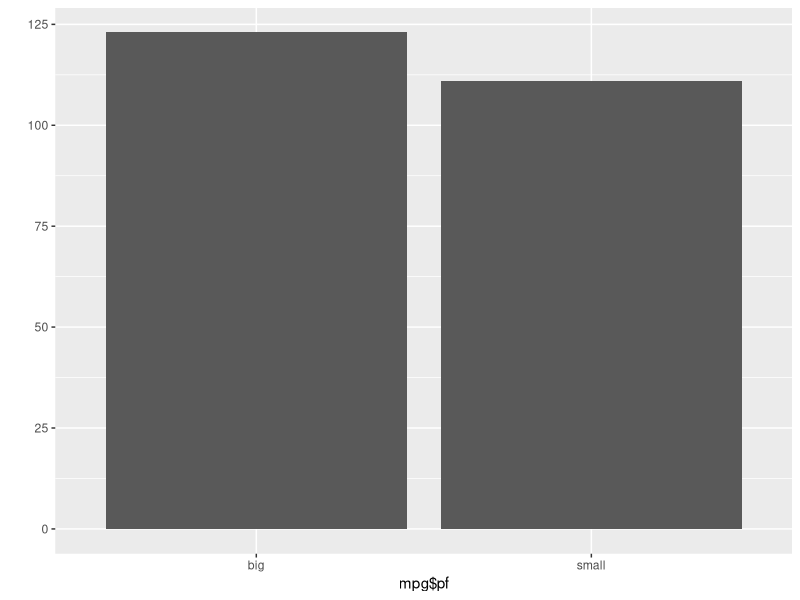
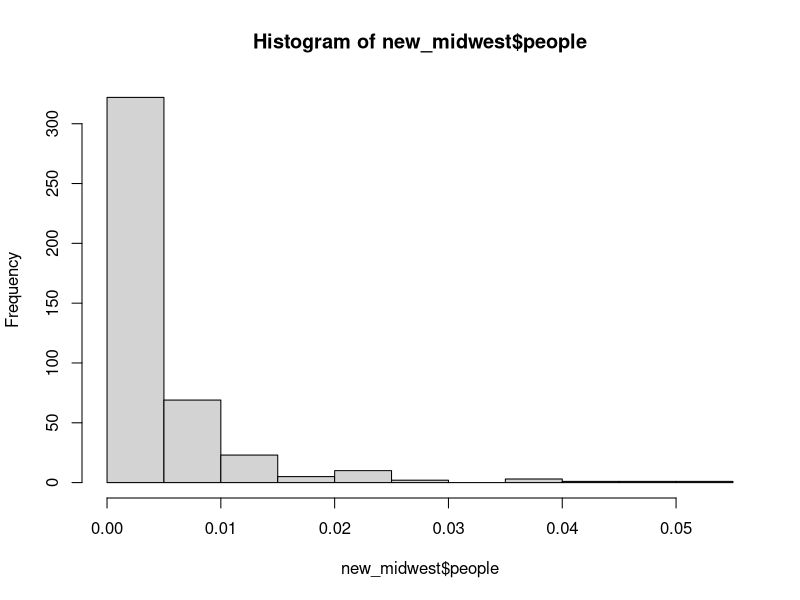
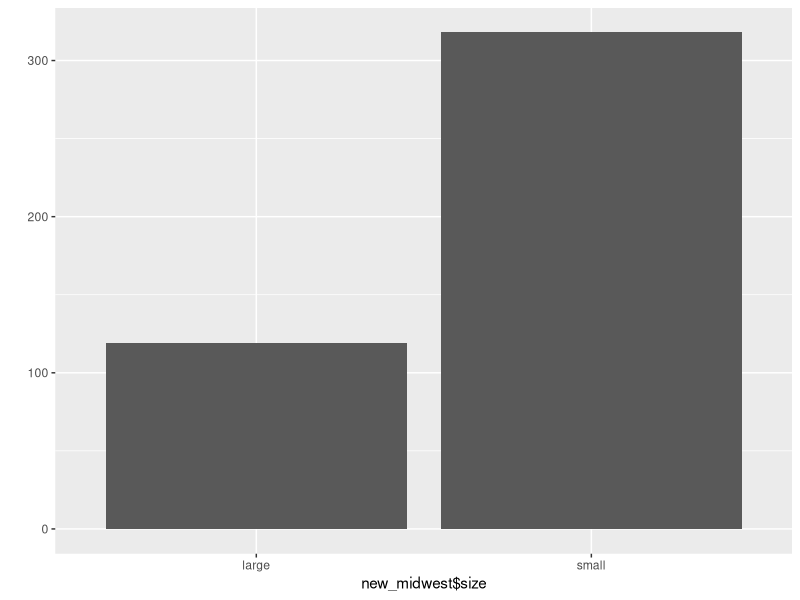

Reproduce these figures in R, in order.
install.packages('dplyr')
library('dplyr')

df_old <- data.frame(var1=c(1, 2, 3),
                     var2=c(4, 5, 6),
                     var3=c(7, 8, 9))
df_new <- df_old
df_new
library(ggplot2)



df_old$v4 <- (df_old$var1 + df_old$var2 + df_old$var3) / 3
df_old
mpg <- ggplot2::mpg
mpg
mpg$mean <- (mpg$cty + mpg$hwy)/2
mpg

pf <- ifelse(mpg$mean > 20,"big","small")
head(mpg$mean)
pf

mpg$pf <- pf
head(mpg,20)
table(mpg$pf)
qplot(mpg$pf)

dim(mpg)

midwest <- ggplot2::midwest
midwest

new_midwest <- midwest
new_midwest
new_midwest <- rename(new_midwest, total=poptotal)
new_midwest
new_midwest <- rename(new_midwest,asian=popasian)
new_midwest
new_midwest$people <- new_midwest$asian/new_midwest$total
new_midwest
View(new_midwest)


hist(new_midwest$people)

new_midwest$size <- ifelse(mean(new_midwest$people) > new_midwest$people, 'small', 'large')
mean(new_midwest$people)
new_midwest %>% select(people, size)

qplot(new_midwest$size)
